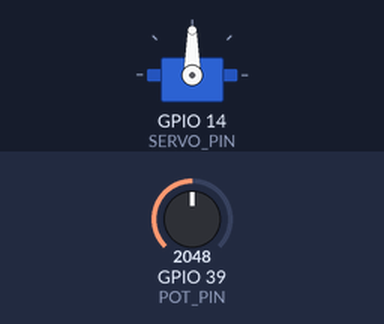
The sketch below on a simulated ESP32. Shown: servo. The test bench sets the inputs (shaded band); at power-on: GPIO 39 (POT_PIN) = 2048.

Above: at 1.2 s.
1.3 s: GPIO 39 (POT_PIN) set to 2866
At 1.7 s:
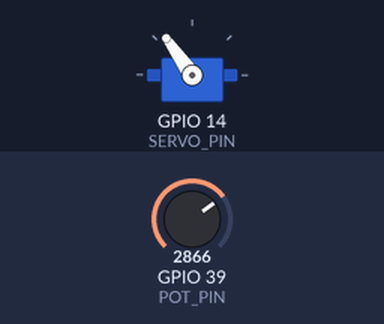
2.8 s: GPIO 39 (POT_PIN) set to 3603
At 4.0 s:
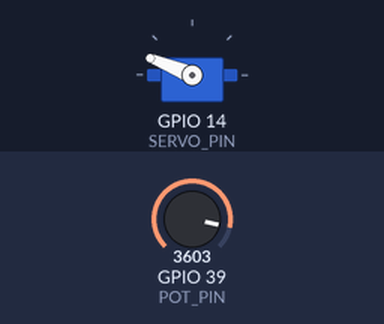
4.3 s: GPIO 39 (POT_PIN) set to 4095
At 5.2 s:
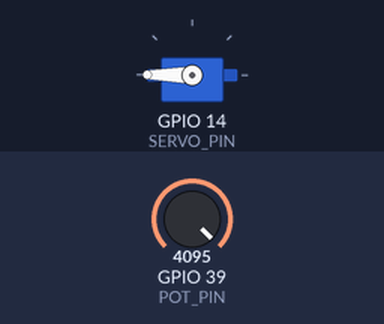
5.8 s: GPIO 39 (POT_PIN) set to 1228
At 6.3 s:
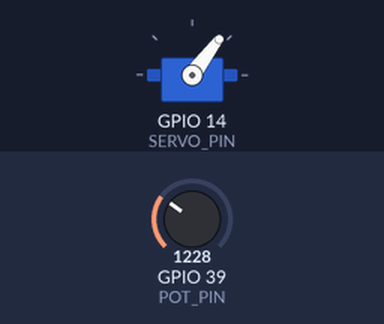
7.3 s: GPIO 39 (POT_PIN) set to 491
At 8.7 s:
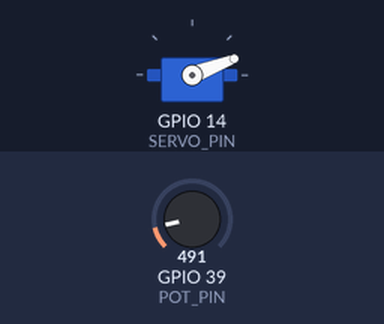
Timing chart, 0 to 9.8 s (numbered marks = the images above; inputs shaded):
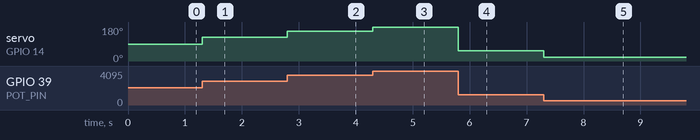

Measured:
- after the input at 1.3 s, servo on GPIO 14 (SERVO_PIN): 90° → 125° at once
- after the input at 2.8 s, servo on GPIO 14 (SERVO_PIN): 125° → 158° at once
- after the input at 4.3 s, servo on GPIO 14 (SERVO_PIN): 158° → 180° at once
- after the input at 5.8 s, servo on GPIO 14 (SERVO_PIN): 180° → 53° at once
- after the input at 7.3 s, servo on GPIO 14 (SERVO_PIN): 53° → 21° at once

The sketch:

servo_test.ino
```cpp
#include <ESP32Servo.h>

#define SERVO_PIN 14
#define POT_PIN 39

Servo myServo;


void setup() {
    myServo.attach(SERVO_PIN);
    pinMode(POT_PIN, INPUT);
}

void loop() {
    int value = analogRead(POT_PIN);
    int mapped_value = map(value, 0, 4095, 0, 180);
    myServo.write(mapped_value);
}
```
